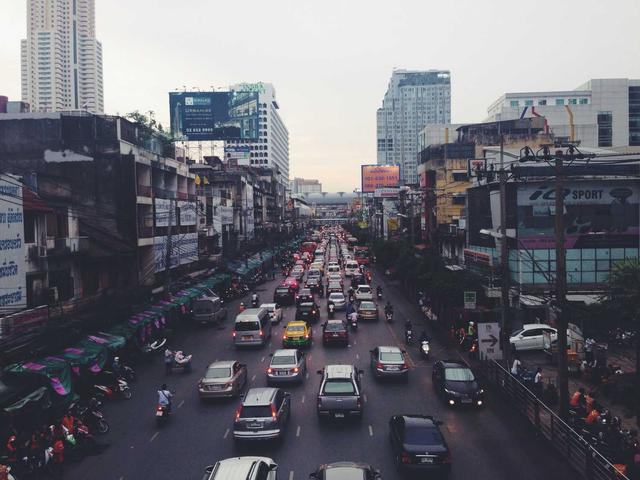
#> input picture 01_sift/images/input_image.jpg, 640 x 480 px
$ jupyter execute SIFT_Algorithm.ipynb
#> lines starting #> are read from the running program, lines starting #| are printed output that depends on the picture
# Understanding SIFT: Scale-Invariant Feature Transform

*A comprehensive guide to implementing SIFT from scratch*

---

The **Scale-Invariant Feature Transform (SIFT)** is one of the most influential algorithms in computer vision. Introduced by David Lowe in 2004, SIFT detects and describes local features in images that remain stable across changes in scale, rotation, and illumination.

This notebook walks through the complete SIFT pipeline, from mathematical foundations to practical implementation.

## Table of Contents

1. [Overview](#overview)
2. [Detection Phase](#detection-phase)
   - Step 1: Gaussian Scale-Space Pyramid
   - Step 2: Difference of Gaussians
   - Step 3: Keypoint Detection
   - Step 4: Keypoint Filtering & Refinement
3. [Description Phase](#description-phase)
   - Step 5: Orientation Assignment
   - Step 6: Descriptor Extraction
4. [Summary](#summary)

## Overview

SIFT operates in two main phases:

| Phase | Step | Description | Math |
|-------|------|-------------|------|
| Detection | 1 | Gaussian pyramid | `L(x,y,σ) = G(x,y,σ) * I(x,y)` |
| Detection | 2 | DoG | `D = L(kσ) - L(σ)` |
| Detection | 3 | Keypoint detection | 26-neighbor extrema |
| Detection | 4 | Refinement & Filtering | Taylor expansion + edge removal |
| Description | 5 | Orientation | 36-bin histogram |
| Description | 6 | Descriptor | 128-D |

## Setup & Imports

[cell 1]
import numpy as np
import matplotlib.pyplot as plt
import matplotlib.patches as patches
from scipy.ndimage import gaussian_filter
from PIL import Image
from IPython.display import display, Markdown
import os

# For better plots
plt.rcParams['figure.figsize'] = [12, 8]
plt.rcParams['figure.dpi'] = 100

print("Setup complete!")

## Load Input Image

[cell 2]
# Load the input image
img_path = 'images/input_image.jpg'
img = np.array(Image.open(img_path).convert('L'))
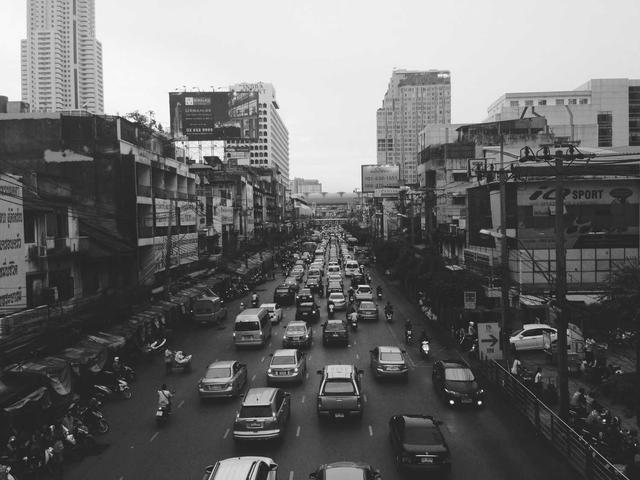
#> img: shape (480, 640); min 1, max 255, mean 106.6
H, W = img.shape

plt.figure(figsize=(10, 8))
#> (this line was passed over: IPython is not available in this run)
plt.imshow(img, cmap='gray')
#> (this line was passed over: IPython is not available in this run)
plt.title(f'Input Image: {W} × {H} pixels', fontsize=14, fontweight='bold')
#> (this line was passed over: IPython is not available in this run)
plt.axis('off')
#> (this line was passed over: IPython is not available in this run)
plt.show()

print(f"Image shape: {img.shape}")
#| Image shape: (480, 640)

---
# 1️⃣ DETECTION PHASE

**Goal**: Find stable, repeatable keypoints in the image that can be detected regardless of scale, rotation, or illumination changes.

```
INPUT: Image (H × W)
        ↓
Step 1: Build Gaussian Scale-Space Pyramid
        ↓
Step 2: Compute Difference of Gaussians (DoG)
        ↓
Step 3: Detect Keypoints (26-neighbor extrema) → 1124 keypoints
        ↓
Step 4: Filter & Refine Keypoints
        - Low Contrast Removal     → 1124 keypoints
        - Edge Response Removal    → 963 keypoints
        - Sub-pixel Refinement     → 847 keypoints
        ↓
OUTPUT: 847 stable keypoints with (x, y, scale)
```

---
## Step 1: Gaussian Scale-Space Pyramid

### Why do we need this?

To detect features at any scale, we must analyze the image at multiple resolutions.

### The Mathematics

The scale-space representation is created by convolving the image with Gaussian kernels of increasing width:

**Gaussian Blur:**
$$L(x,y,\sigma) = G(x,y,\sigma) * I(x,y)$$

**Gaussian Kernel:**
$$G(x,y,\sigma) = \frac{1}{2\pi\sigma^2} e^{-\frac{x^2+y^2}{2\sigma^2}}$$

Where:
- $L(x,y,\sigma)$ is the scale-space representation
- $G(x,y,\sigma)$ is the Gaussian kernel
- $I(x,y)$ is the input image
- $\sigma$ is the scale parameter

**Scale Space:**
- σ increases by factor k = √2 at each scale
- Multiple octaves (image resolutions)
- Each octave has multiple scales

### Step 1 Visualization

[cell 3]
def build_gaussian_pyramid(img, n_octaves=3, n_scales=5, sigma=1.6, k=np.sqrt(2)):
    """
    Build Gaussian Scale-Space Pyramid.

    Parameters:
    - img: Input grayscale image
    - n_octaves: Number of octaves (resolution levels)
    - n_scales: Number of scales per octave
    - sigma: Base sigma value
    - k: Scale factor between consecutive scales (√2)

    Returns:
    - pyramid: List of octaves, each containing list of blurred images

    Math:
    σ_scale = σ_base × k^scale
    """
#> called with n_octaves = 3, n_scales = 5, sigma = 1.6, k = 1.41
    pyramid = []
    current = img.astype(np.float64)

    for octave in range(n_octaves):
        octave_imgs = []
        for scale in range(n_scales):
            sig = sigma * (k ** scale)
            blurred = gaussian_filter(current, sigma=sig)
            octave_imgs.append(blurred)
        pyramid.append(octave_imgs)
        current = current[::2, ::2]  # Downsample for next octave
#> this loop made 3 passes
#> pass 1, in build_gaussian_pyramid, `current = current[::2, ::2]`:
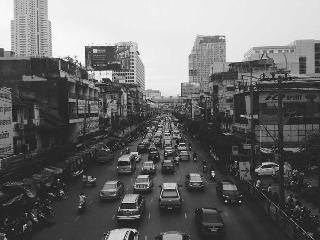
#> current: shape (240, 320) float64; min 1, max 255, mean 106.7
#> pass 2, in build_gaussian_pyramid, `current = current[::2, ::2]`:
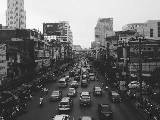
#> current: shape (120, 160) float64; min 13, max 255, mean 106.9
#> pass 3, in build_gaussian_pyramid, `current = current[::2, ::2]`:
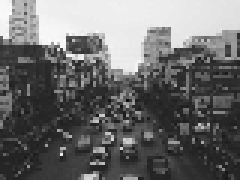
#> current: shape (60, 80) float64 (shown 3 times larger); min 13, max 255, mean 107.9
#> after the loop, pyramid = 3 items

    return pyramid

# Build pyramid
pyramid = build_gaussian_pyramid(img)
#> pyramid = 3 items

print(f"Pyramid built with {len(pyramid)} octaves")
#| Pyramid built with 3 octaves
for i, octave in enumerate(pyramid):
    print(f"  Octave {i}: {len(octave)} scales, resolution {octave[0].shape[1]}×{octave[0].shape[0]}")

---
## Step 2: Difference of Gaussians (DoG)

### Why DoG?

The Difference of Gaussians approximates the **Laplacian of Gaussian (LoG)**, which is an excellent blob detector.

### The Mathematics

**Difference of Gaussians:**
$$D(x,y,\sigma) = L(x,y,k\sigma) - L(x,y,\sigma)$$

**Approximation:**
$$D(x,y,\sigma) \approx (k-1)\sigma^2 \nabla^2 G * I$$

By subtracting adjacent scales, we get a response that highlights blob-like structures at different sizes.

This is computationally cheaper than computing the actual Laplacian.

### Step 2 Visualization

[cell 4]
def compute_dog(pyramid):
    """
    Compute Difference of Gaussians from Gaussian pyramid.

    Math:
    D(x,y,σ) = L(x,y,kσ) - L(x,y,σ)

    Parameters:
    - pyramid: Gaussian scale-space pyramid

    Returns:
    - dog_pyramid: DoG pyramid (one less scale per octave)
    """
    dog_pyramid = []

    for octave_imgs in pyramid:
        dog_octave = []
        for i in range(len(octave_imgs) - 1):
            dog = octave_imgs[i + 1] - octave_imgs[i]
            dog_octave.append(dog)
        dog_pyramid.append(dog_octave)
#> after the loop, dog_pyramid = 3 items

    return dog_pyramid

# Compute DoG
dog_pyramid = compute_dog(pyramid)
#> dog_pyramid = 3 items

print(f"DoG pyramid built with {len(dog_pyramid)} octaves")
#| DoG pyramid built with 3 octaves
for i, octave in enumerate(dog_pyramid):
    print(f"  Octave {i}: {len(octave)} DoG images")

---
## Step 3: Keypoint Detection (26-Neighbor Extrema)

Keypoint detection uses **26-neighbor comparison** across three consecutive DoG images.

### Step 3.1: Three DoG Scales

We need three consecutive DoG images for scale-space extrema detection:

### Step 3.2: Understanding the 26 Neighbors

For each pixel at (x, y, σ), compare with **26 neighbors**:
- 9 at scale σ-1 (previous)
- 8 at scale σ (same scale, exclude center)
- 9 at scale σ+1 (next)

```
Keypoint if:
  value > ALL 26 neighbors → Maximum
  value < ALL 26 neighbors → Minimum
```

### Step 3.3-3.5: Multi-Octave Processing

The process repeats at multiple octaves (resolutions):

| Octave | Resolution | Processing |
|--------|------------|------------|
| 0 | H × W | Full resolution keypoints |
| 1 | H/2 × W/2 | Half resolution, scaled back 2× |
| 2 | H/4 × W/4 | Quarter resolution, scaled back 4× |

### Step 3.6: Complete Pyramid Structure

```
OCTAVE 0 (H×W):      G(σ₁) → G(σ₂) → G(σ₃) → G(σ₄)  →  DoG → 26-nbr → KP
    ↓ downsample
OCTAVE 1 (H/2×W/2):  G(σ₁) → G(σ₂) → G(σ₃) → G(σ₄)  →  DoG → 26-nbr → KP
    ↓ downsample
OCTAVE 2 (H/4×W/4):  G(σ₁) → G(σ₂) → G(σ₃) → G(σ₄)  →  DoG → 26-nbr → KP
```

### Coordinate Transformation Between Octaves

Keypoints from different octaves must be scaled back to the original image coordinates:

| Octave | Resolution | Scale Factor | Coordinate Transform |
|--------|------------|--------------|---------------------|
| 0 | H × W | 1 | (x, y) → (x, y) |
| 1 | H/2 × W/2 | 2 | (x, y) → (x×2, y×2) |
| 2 | H/4 × W/4 | 4 | (x, y) → (x×4, y×4) |

**Implementation:**

```python
# Octave 0: no scaling
kp0 = detect_keypoints(gray)  # [(x, y, type), ...]

# Octave 1: scale by 2
gray1 = gray[::2, ::2]  # Downsample
kp1_local = detect_keypoints(gray1)
kp1 = [(x*2, y*2, t) for x, y, t in kp1_local]  # Scale back

# Octave 2: scale by 4
gray2 = gray[::4, ::4]  # Downsample
kp2_local = detect_keypoints(gray2)
kp2 = [(x*4, y*4, t) for x, y, t in kp2_local]  # Scale back

# Combine all
all_keypoints = kp0 + kp1 + kp2
```

### All Octaves Combined

Circle size and color indicate detection scale:
- **Red small circles**: Octave 0 (Fine-scale) - 856 keypoints
- **Green medium circles**: Octave 1 (Medium-scale) - 213 keypoints
- **Blue large circles**: Octave 2 (Coarse-scale) - 55 keypoints

```
OCTAVE 0 (H × W):      → 856 keypoints (Red, Small)
OCTAVE 1 (H/2 × W/2):  → 213 keypoints (Green, Medium)
OCTAVE 2 (H/4 × W/4):  →  55 keypoints (Blue, Large)
                       ─────────────
TOTAL DETECTED:        1124 keypoints
```

[cell 5]
def detect_extrema(dog_pyramid):
    """
    Detect scale-space extrema using 26-neighbor comparison.

    For each pixel at (x, y) in the middle DoG:
    - Compare to 8 neighbors at same scale
    - Compare to 9 neighbors at scale above
    - Compare to 9 neighbors at scale below
    - Total: 26 neighbors

    Returns:
    - keypoints: List of detected keypoints
    """
    keypoints = []
    keypoints_per_octave = []

    for octave_idx, dog_octave in enumerate(dog_pyramid):
        scale_factor = 2 ** octave_idx
        octave_kps = []

        for scale_idx in range(1, len(dog_octave) - 1):
            prev_dog = dog_octave[scale_idx - 1]
            curr_dog = dog_octave[scale_idx]
            next_dog = dog_octave[scale_idx + 1]

            h, w = curr_dog.shape

            for y in range(1, h - 1):
                for x in range(1, w - 1):
                    val = curr_dog[y, x]

                    neighbors = []
                    for dy in [-1, 0, 1]:
                        for dx in [-1, 0, 1]:
                            neighbors.append(prev_dog[y + dy, x + dx])
                            if dy != 0 or dx != 0:
                                neighbors.append(curr_dog[y + dy, x + dx])
                            neighbors.append(next_dog[y + dy, x + dx])

                    if val > max(neighbors) or val < min(neighbors):
                        kp = {
                            'x': x * scale_factor,
                            'y': y * scale_factor,
                            'local_x': x,
                            'local_y': y,
                            'octave': octave_idx,
                            'scale': scale_idx,
                            'response': abs(val)
                        }
                        keypoints.append(kp)
                        octave_kps.append(kp)

        keypoints_per_octave.append(octave_kps)
#> this loop made 3 passes
#> scale_factor on passes 1 to 3: 1, 2, 4
#> after the loop, keypoints = 1130 items; keypoints_per_octave = 3 items

    return keypoints, keypoints_per_octave

# Detect keypoints
keypoints, keypoints_per_octave = detect_extrema(dog_pyramid)
#> keypoints = 1130 items; keypoints_per_octave = 3 items

print(f"Total keypoints detected: {len(keypoints)}")
#| Total keypoints detected: 1130
for i, kps in enumerate(keypoints_per_octave):
    print(f"  Octave {i}: {len(kps)} keypoints")

---
## Step 4: Keypoint Filtering & Refinement

The initial keypoints are filtered through three stages:

```
Step 3 Complete: 1124 keypoints detected
        ↓
Stage 1: Low Contrast Removal     |D(x̂)| < 0.03      → 1124 remaining
        ↓
Stage 2: Edge Response Removal    Tr(H)²/Det(H) > 12.1 → 963 remaining
        ↓
Stage 3: Sub-pixel Refinement     |offset| > 0.5      → 847 remaining
        ↓
FINAL: 847 stable keypoints (75.4% of 1124)
```

### Understanding the Filtering Coordinates

**(x, y) refers to keypoint coordinates, NOT all image pixels.**

```
Image size: 640 × 480 = 307,200 total pixels

Step 3 detected: 1124 keypoints (blob points)
  - Each keypoint has coordinates (x, y) where it was detected

Filtering is applied ONLY to these 1124 points:
  - For each keypoint:
    1. Look at 3×3 neighborhood around (x, y) in DoG image
    2. Compute derivatives using neighboring pixels
    3. Apply filtering tests
    4. Keep or reject
```

### Why a 3×3 Window?

We need a **3×3 window** around each keypoint to compute derivatives using **finite differences**:

```
Keypoint at (x, y):

       x-1    x    x+1
      ┌─────┬─────┬─────┐
y-1   │ NW  │  N  │ NE  │   ← Need y-1 for Dy, Dyy, Dxy
      ├─────┼─────┼─────┤
y     │  W  │  C  │  E  │   ← Need x-1, x+1 for Dx, Dxx
      ├─────┼─────┼─────┤
y+1   │ SW  │  S  │ SE  │   ← Need y+1 for Dy, Dyy, Dxy
      └─────┴─────┴─────┘

C = Center (keypoint location)
```

### Derivative Computations

**First Derivatives (Gradient):**

$$D_x = \frac{D(x+1,y) - D(x-1,y)}{2}$$

$$D_y = \frac{D(x,y+1) - D(x,y-1)}{2}$$

**Second Derivatives (Curvature):**

$$D_{xx} = D(x+1,y) + D(x-1,y) - 2 \times D(x,y)$$

$$D_{yy} = D(x,y+1) + D(x,y-1) - 2 \times D(x,y)$$

$$D_{xy} = \frac{D(x+1,y+1) - D(x+1,y-1) - D(x-1,y+1) + D(x-1,y-1)}{4}$$

### Stage 1: Low Contrast Removal

**Purpose**: Remove keypoints sensitive to noise.

**Mathematics:**

Compute contrast at refined location using Taylor expansion:

$$D(\hat{x}) = D + \frac{1}{2} \nabla D^T \cdot \text{offset}$$

**Reject if:** $|D(\hat{x})| < 0.03$

**Example - Keypoint KEPT:**

```
DoG neighborhood around (50, 80):
       x=49   x=50   x=51
      ┌──────┬──────┬──────┐
y=79  │  15  │  18  │  12  │
      ├──────┼──────┼──────┤
y=80  │  20  │  45  │  25  │  ← Center = 45 (strong response)
      ├──────┼──────┼──────┤
y=81  │  14  │  22  │  16  │
      └──────┴──────┴──────┘

D(x̂) = 45.112
|45.112| < 0.03? NO → KEEP
```

### Stage 2: Edge Response Removal

**Purpose**: Remove keypoints on edges (poorly localized along edge direction).

**Mathematics:**

Compute Hessian matrix:
$$H = \begin{bmatrix} D_{xx} & D_{xy} \\ D_{xy} & D_{yy} \end{bmatrix}$$

Edge ratio test:
$$\frac{Tr(H)^2}{Det(H)} = \frac{(D_{xx} + D_{yy})^2}{D_{xx} \cdot D_{yy} - D_{xy}^2}$$

**Reject if:** $\frac{Tr(H)^2}{Det(H)} > \frac{(r+1)^2}{r}$ where $r = 10$

Threshold = $(10+1)^2 / 10 = 12.1$

**Example - Edge Rejected:**

```
Keypoint at (350, 200):
Strong response along Y-axis but weak along X-axis → EDGE

Dxx = -59, Dyy = -3, Dxy = 0
Tr(H) = -62
Det(H) = 177
Ratio = (-62)² / 177 = 21.72 > 12.1 → REJECT
```

### Stage 3: Sub-pixel Refinement

**Purpose**: Remove unstable keypoints where the true extremum is in a different pixel.

**Mathematics:**

Compute sub-pixel offset:
$$\text{offset} = -H^{-1} \cdot \nabla D$$

**Reject if:** $|\text{offset}_x| > 0.5$ OR $|\text{offset}_y| > 0.5$

**Example - Unstable Rejected:**

```
Keypoint at (80, 420):
offset_x = -0.86  ← Too large! True peak almost 1 pixel away.

RESULT: REJECTED - Unstable keypoint
```

[cell 6]
def compute_derivatives(dog, x, y):
    """
    Compute first and second derivatives using finite differences.

    Uses 3×3 neighborhood around (x, y).
    """
    # First derivatives (gradient)
    dx = (dog[y, x + 1] - dog[y, x - 1]) / 2.0
    dy = (dog[y + 1, x] - dog[y - 1, x]) / 2.0

    # Second derivatives (Hessian)
    dxx = dog[y, x + 1] + dog[y, x - 1] - 2 * dog[y, x]
    dyy = dog[y + 1, x] + dog[y - 1, x] - 2 * dog[y, x]
    dxy = (dog[y + 1, x + 1] - dog[y + 1, x - 1] -
           dog[y - 1, x + 1] + dog[y - 1, x - 1]) / 4.0

    return dx, dy, dxx, dyy, dxy

def filter_keypoints(keypoints, dog_pyramid, contrast_threshold=0.03, edge_threshold=10):
    """
    Apply all three filtering stages.

    Stage 1: Low contrast removal  |D(x̂)| < 0.03
    Stage 2: Edge response removal Tr²/Det > 12.1
    Stage 3: Sub-pixel refinement  |offset| > 0.5
    """
#> called with contrast_threshold = 0.03, edge_threshold = 10
    stages = {
        'detected': len(keypoints),
        'after_contrast': 0,
        'after_edge': 0,
        'after_subpixel': 0
    }
#> stages = {'detected': 1130, 'after_contrast': 0, 'after_edge': 0, 'after_subpixel': 0}

    edge_limit = ((edge_threshold + 1) ** 2) / edge_threshold  # 12.1

    after_contrast = []
    after_edge = []
    filtered = []

    for kp in keypoints:
        octave = kp['octave']
        scale = kp['scale']
        local_x = kp['local_x']
        local_y = kp['local_y']

        dog = dog_pyramid[octave][scale]
        h, w = dog.shape

        if not (1 <= local_x < w - 1 and 1 <= local_y < h - 1):
            continue

        dx, dy, dxx, dyy, dxy = compute_derivatives(dog, local_x, local_y)

        det_h = dxx * dyy - dxy ** 2
        if det_h == 0:
            continue

        # Stage 1: Low Contrast
        offset_x = -(dyy * dx - dxy * dy) / det_h
        offset_y = -(dxx * dy - dxy * dx) / det_h
        D_refined = dog[local_y, local_x] + 0.5 * (dx * offset_x + dy * offset_y)

        if abs(D_refined) < contrast_threshold:
            continue
        after_contrast.append(kp)

        # Stage 2: Edge Response
        tr_h = dxx + dyy
        if det_h <= 0:
            continue
        edge_ratio = (tr_h ** 2) / det_h
        if edge_ratio > edge_limit:
            continue
        after_edge.append(kp)

        # Stage 3: Sub-pixel Refinement
        if abs(offset_x) > 0.5 or abs(offset_y) > 0.5:
            continue

        kp['refined_x'] = kp['x'] + offset_x * (2 ** octave)
        kp['refined_y'] = kp['y'] + offset_y * (2 ** octave)
        filtered.append(kp)
#> this loop made 1130 passes
#> (local_x, local_y, dx, dy, dxx, dyy, dxy, det_h) on passes 1 to 3: (343, 4, -0.018, 0.000898, 0.0429, 0.00632, 0.00376, 0.000257), (471, 4, 0.00711, -0.00217, -0.031, -0.00599, -0.000563, 0.000185), (91, 5, 0.573, 0.0192, -1.54, -0.0625, 0.0433, 0.0943)
#> pass 1, in filter_keypoints, `dog = dog_pyramid[octave][scale]`:
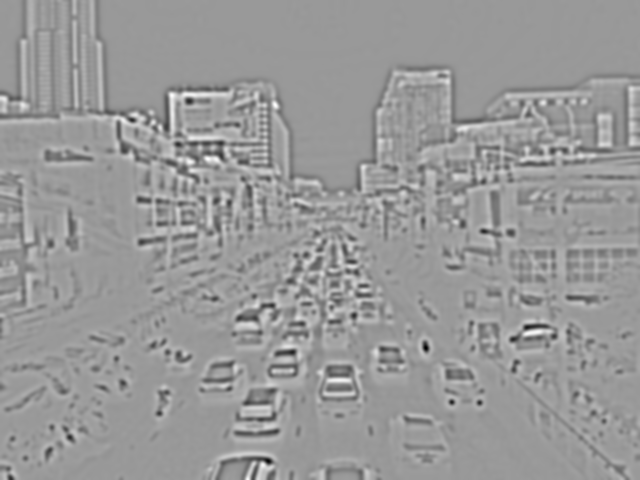
#> dog: shape (480, 640) float64; min -32.42, max 21.6, mean 0; drawn with min black and max white
#> after the loop:
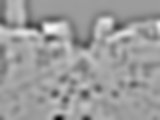
#> dog: shape (120, 160) float64; min -32.06, max 20.08, mean 0; drawn with min black and max white

    stages['after_contrast'] = len(after_contrast)
    stages['after_edge'] = len(after_edge)
    stages['after_subpixel'] = len(filtered)

    return filtered, stages, after_contrast, after_edge

# Filter keypoints
filtered_keypoints, stages, after_contrast, after_edge = filter_keypoints(keypoints, dog_pyramid)

print("Filtering Results:")
print(f"  Detected:         {stages['detected']}")
#|   Detected:         1130
print(f"  After Contrast:   {stages['after_contrast']} (-{stages['detected'] - stages['after_contrast']} low contrast)")
#|   After Contrast:   1124 (-6 low contrast)
print(f"  After Edge:       {stages['after_edge']} (-{stages['after_contrast'] - stages['after_edge']} edges)")
#|   After Edge:       963 (-161 edges)
print(f"  After Sub-pixel:  {stages['after_subpixel']} (-{stages['after_edge'] - stages['after_subpixel']} unstable)")
#|   After Sub-pixel:  847 (-116 unstable)
print(f"  Retention:        {100*stages['after_subpixel']/stages['detected']:.1f}%")
#|   Retention:        75.0%

---
# ✅ Detection Phase Complete!

We now have stable keypoints with (x, y, scale).

---
# 2️⃣ DESCRIPTION PHASE

**Goal**: Create unique, rotation-invariant, scale-invariant fingerprints (descriptors) for each detected keypoint.

```
INPUT: 847 stable keypoints with (x, y, scale)
        ↓
Step 5: Orientation Assignment
        - 36-bin gradient histogram around each keypoint
        ↓
Step 6: Descriptor Extraction
        - 16×16 region → 4×4 subregions → 8-bin histograms
        - 128-D vector
        ↓
OUTPUT: 847 keypoints with (x, y, scale, orientation, 128-D descriptor)
```

---
## Step 5: Orientation Assignment

**Purpose**: Achieve rotation invariance by assigning a dominant orientation to each keypoint.

### The Mathematics

For each pixel (x, y) in a region:

**Gradient:**
$$G_x = I(x+1, y) - I(x-1, y)$$
$$G_y = I(x, y+1) - I(x, y-1)$$

**Magnitude:**
$$m(x,y) = \sqrt{G_x^2 + G_y^2}$$

**Direction:**
$$\theta(x,y) = \arctan\left(\frac{G_y}{G_x}\right) \rightarrow 0° \text{ to } 360°$$

**36-bin Histogram:**
- Each bin covers 10°
- Weight = magnitude × Gaussian(distance from center)
- Dominant direction = peak bin

[cell 7]
def compute_gradients(img):
    """Compute gradient magnitude and orientation for entire image."""
    gy, gx = np.gradient(img.astype(np.float64))
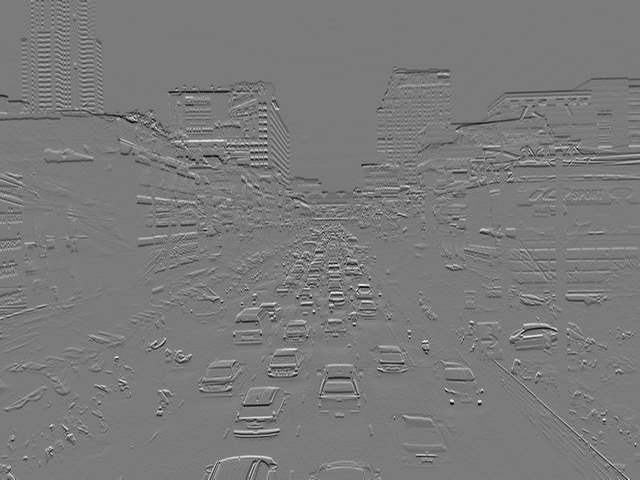
#> gy: shape (480, 640) float64; min -103, max 110, mean -0.3; drawn with min black and max white
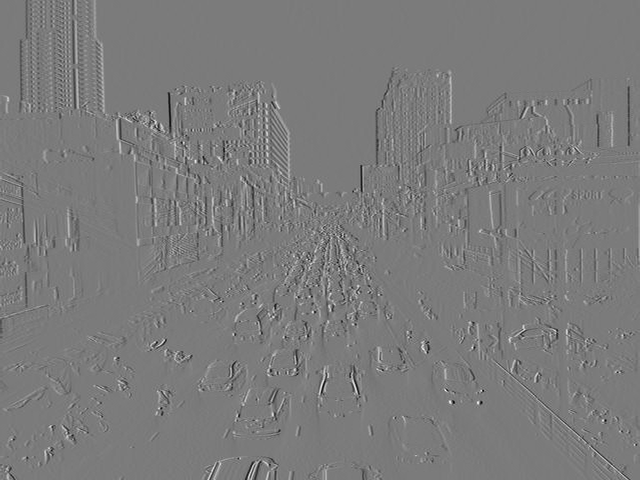
#> gx: shape (480, 640) float64; min -109.5, max 116.5, mean 0; drawn with min black and max white
    magnitude = np.sqrt(gx**2 + gy**2)
    orientation = np.arctan2(gy, gx) * 180 / np.pi
#> (the rest of the program and of its run is left out)
